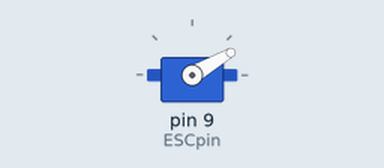
Simulated run of this sketch. Board: Arduino Uno, built with avr-gcc and run on an emulated ATmega328P. Parts: servo.

Above: at 4.05 s.
At 8.0 s:
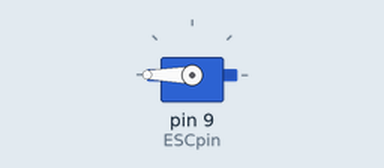
Timing chart, 0 to 9.2 s (numbered marks = the images above):
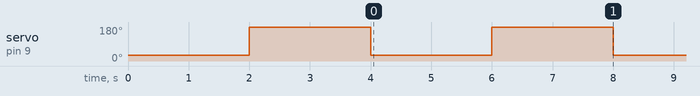

The sketch:

ServoSweep.ino
```cpp
//MFWF Brushless DC Motor Test Code
#include <Servo.h> //Servo library

//Pin specifications
#define ESCpin 9 //ESC PWM

#define pot A0//Test potentiometer

//Variables
int potval; //Use for testing with potentiometer
float potpos; // Test potentiometer position
float pitchval;
float yawval;
float rollval;

//Servo names
Servo DC;


void setup() {
  Serial.begin(115200); //Higher rate for more data
  //ESC & Motor Setup
  pinMode(ESCpin, OUTPUT);
  //Servo Setup
  DC.attach(ESCpin);

  //Testing Motor As a Servo
  DC.write(30);
  delay(2000);
  DC.write(180);
  delay(2000);
  DC.write(30);

  //Serial Monitor Start
  Serial.begin(115200);

  //Potentiometer
  pinMode(0, INPUT);
}

void loop() {

  DC.write(30);
  delay(2000);
  DC.write(180);
  delay(2000);
}
```

Measured:
- by itself, servo on pin 9 (ESCpin): alternates 180° for 2.0 s and 30° for 2.0 s
